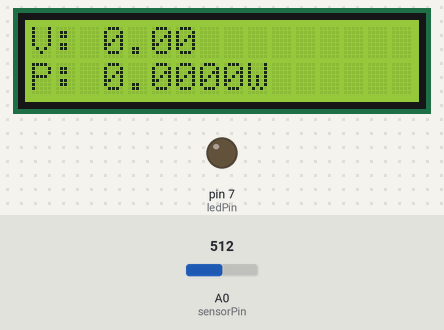
This sketch was run on a simulated Arduino Uno, built with avr-gcc and run on an emulated ATmega328P. On the bench: 16×2 character LCD, output pins drawn as LEDs (lit = HIGH). The test bench sets the inputs (shaded band); at power-on: A0 (sensorPin) = 512.

Above: at 3.7 s.
3.8 s: A0 (sensorPin) set to 545
At 4.8 s:
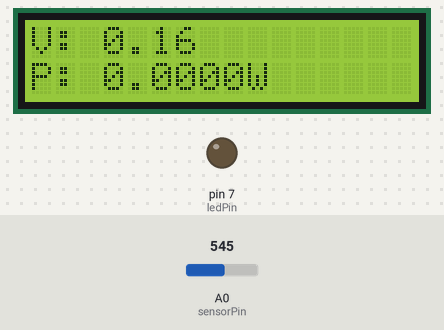
5.4 s: A0 (sensorPin) set to 563
At 6.0 s:
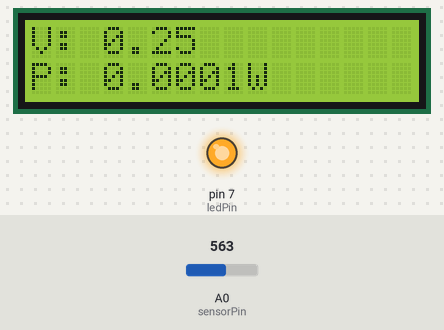
7.0 s: A0 (sensorPin) set to 511
At 8.4 s:
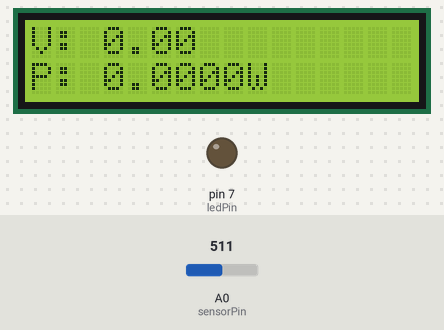
Timing chart, 0 to 10.0 s (numbered marks = the images above; inputs shaded):
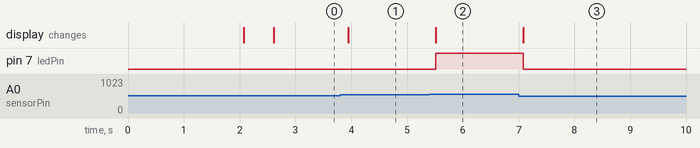

The sketch:

footstep.ino
```cpp
#include <Wire.h>
#include <LiquidCrystal_I2C.h>

LiquidCrystal_I2C lcd(0x27,16,2);

int sensorPin = A0;
int ledPin = 7;

float voltage = 0.0;
float power = 0.0;
const float R = 1000.0;   // assume 1kΩ load resistor
int baseline = 0;

void setup() {
  pinMode(sensorPin, INPUT);
  pinMode(ledPin, OUTPUT);

  lcd.init();
  lcd.backlight();

  lcd.setCursor(0,0);
  lcd.print("smart steps");
  delay(2000);
  lcd.clear();

  // 🔧 Baseline calibration
  long sum = 0;
  for(int i=0; i<50; i++) {
    sum += analogRead(sensorPin);
    delay(10);
  }
  baseline = sum / 50;   // average idle value
}

void loop() {
  int rawValue = analogRead(sensorPin);

  // Adjust with baseline
  int adjusted = rawValue - baseline;
  if(adjusted < 0) adjusted = 0;

  // Convert to voltage (assuming 5V reference)
  voltage = (adjusted / 1023.0) * 5.0;

  // Calculate power (P = V^2 / R)
  power = (voltage * voltage) / R;

  // Display values
  lcd.setCursor(0,0);
  lcd.print("V: ");
  lcd.print(voltage,2);   // 2 decimal places
  lcd.print("   ");

  lcd.setCursor(0,1);
  lcd.print("P: ");
  lcd.print(power,4);     // 4 decimal places
  lcd.print("W   ");

  // Vibration detection: if voltage > 0.5V
  if(voltage > 0.2) {
    digitalWrite(ledPin, HIGH);   // LED strip ON
  } else {
    digitalWrite(ledPin, LOW);    // LED strip OFF
  }

  delay(200);
}
```

Measured:
- the behaviour switches between 552 and 553 on A0 (sensorPin) (found by bisection; images 1 and 2)
- after the input at 3.8 s, the display: changes after 0.15 s (image 1)
- after the input at 5.4 s, pin 7 (ledPin): LOW → HIGH after 0.12 s; the display: changes after 0.12 s (image 2)
- after the input at 7.0 s, pin 7 (ledPin): HIGH → LOW after 0.08 s; the display: changes after 0.08 s (image 3)
